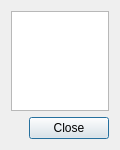
<?xml version="1.0" encoding="UTF-8"?>
<ui version="4.0">
 <class>AdrenalineNodeConfigDialog</class>
 <widget class="QDialog" name="AdrenalineNodeConfigDialog">
  <property name="geometry">
   <rect>
    <x>0</x>
    <y>0</y>
    <width>120</width>
    <height>150</height>
   </rect>
  </property>
  <property name="windowTitle">
   <string>Masternode Configuration Template</string>
  </property>
  <layout class="QVBoxLayout" name="verticalLayout">
   <item>
    <widget class="QTextEdit" name="detailText">
     <property name="toolTip">
      <string>&lt;html&gt;&lt;head/&gt;&lt;body&gt;&lt;p&gt;This pane shows an example Millionairescoinclub.conf template with the necessary masternode settings.&lt;/p&gt;&lt;/body&gt;&lt;/html&gt;</string>
     </property>
     <property name="readOnly">
      <bool>true</bool>
     </property>
    </widget>
   </item>
   <item>
    <widget class="QDialogButtonBox" name="buttonBox">
     <property name="orientation">
      <enum>Qt::Horizontal</enum>
     </property>
     <property name="standardButtons">
      <set>QDialogButtonBox::Close</set>
     </property>
    </widget>
   </item>
  </layout>
 </widget>
 <resources/>
 <connections>
  <connection>
   <sender>buttonBox</sender>
   <signal>accepted()</signal>
   <receiver>AdrenalineNodeConfigDialog</receiver>
   <slot>accept()</slot>
   <hints>
    <hint type="sourcelabel">
     <x>248</x>
     <y>254</y>
    </hint>
    <hint type="destinationlabel">
     <x>157</x>
     <y>274</y>
    </hint>
   </hints>
  </connection>
  <connection>
   <sender>buttonBox</sender>
   <signal>rejected()</signal>
   <receiver>AdrenalineNodeConfigDialog</receiver>
   <slot>reject()</slot>
   <hints>
    <hint type="sourcelabel">
     <x>316</x>
     <y>260</y>
    </hint>
    <hint type="destinationlabel">
     <x>286</x>
     <y>274</y>
    </hint>
   </hints>
  </connection>
 </connections>
</ui>
